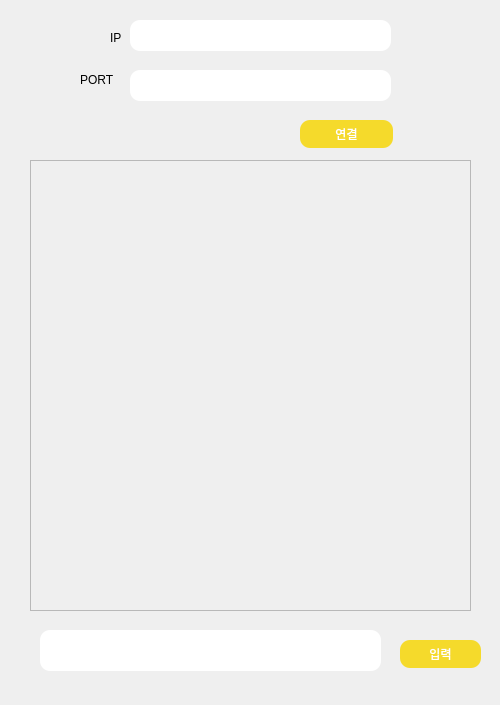
<?xml version="1.0" encoding="UTF-8"?>
<ui version="4.0">
 <class>Form</class>
 <widget class="QWidget" name="Form">
  <property name="geometry">
   <rect>
    <x>0</x>
    <y>0</y>
    <width>500</width>
    <height>705</height>
   </rect>
  </property>
  <property name="windowTitle">
   <string>Form</string>
  </property>
  <widget class="QStackedWidget" name="stackedWidget">
   <property name="geometry">
    <rect>
     <x>0</x>
     <y>0</y>
     <width>501</width>
     <height>701</height>
    </rect>
   </property>
   <property name="currentIndex">
    <number>4</number>
   </property>
   <widget class="QWidget" name="page1">
    <widget class="QLabel" name="label_back_4">
     <property name="geometry">
      <rect>
       <x>0</x>
       <y>0</y>
       <width>521</width>
       <height>701</height>
      </rect>
     </property>
     <property name="text">
      <string/>
     </property>
     <property name="pixmap">
      <pixmap>../../Desktop/back3.jpg</pixmap>
     </property>
    </widget>
    <widget class="QLabel" name="PassWord_label">
     <property name="geometry">
      <rect>
       <x>50</x>
       <y>330</y>
       <width>101</width>
       <height>20</height>
      </rect>
     </property>
     <property name="text">
      <string>PassWord</string>
     </property>
    </widget>
    <widget class="QLineEdit" name="input_PassWord">
     <property name="geometry">
      <rect>
       <x>130</x>
       <y>330</y>
       <width>261</width>
       <height>31</height>
      </rect>
     </property>
     <property name="styleSheet">
      <string notr="true">QLineEdit
{
    background-color:  rgb(255, 255, 255);
	border-radius: 10px;
}

</string>
     </property>
     <property name="echoMode">
      <enum>QLineEdit::PasswordEchoOnEdit</enum>
     </property>
    </widget>
    <widget class="QLabel" name="ID_label">
     <property name="geometry">
      <rect>
       <x>110</x>
       <y>290</y>
       <width>64</width>
       <height>15</height>
      </rect>
     </property>
     <property name="text">
      <string>ID</string>
     </property>
    </widget>
    <widget class="QPushButton" name="btn_login">
     <property name="geometry">
      <rect>
       <x>270</x>
       <y>380</y>
       <width>111</width>
       <height>31</height>
      </rect>
     </property>
     <property name="styleSheet">
      <string notr="true">QPushButton{
	font: 13pt &quot;맑은 고딕&quot;;
	color: rgb(255, 255, 255);
    background-color: rgb(245, 218, 43);
	border: 0px;
	border-radius: 10px;
}

</string>
     </property>
     <property name="text">
      <string>login</string>
     </property>
    </widget>
    <widget class="QLineEdit" name="input_ID">
     <property name="geometry">
      <rect>
       <x>130</x>
       <y>280</y>
       <width>261</width>
       <height>31</height>
      </rect>
     </property>
     <property name="styleSheet">
      <string notr="true">QLineEdit
{
    background-color:  rgb(255, 255, 255);
	border-radius: 10px;
}

</string>
     </property>
    </widget>
    <widget class="QPushButton" name="btn_join">
     <property name="geometry">
      <rect>
       <x>270</x>
       <y>430</y>
       <width>111</width>
       <height>31</height>
      </rect>
     </property>
     <property name="styleSheet">
      <string notr="true">QPushButton{
	font: 13pt &quot;맑은 고딕&quot;;
	color: rgb(255, 255, 255);
    background-color: rgb(245, 218, 43);
	border: 0px;
	border-radius: 10px;
}

</string>
     </property>
     <property name="text">
      <string>join</string>
     </property>
    </widget>
   </widget>
   <widget class="QWidget" name="page2">
    <widget class="QLabel" name="label_back_2">
     <property name="geometry">
      <rect>
       <x>0</x>
       <y>0</y>
       <width>521</width>
       <height>701</height>
      </rect>
     </property>
     <property name="text">
      <string/>
     </property>
     <property name="pixmap">
      <pixmap>../../Desktop/back3.jpg</pixmap>
     </property>
    </widget>
    <widget class="QLabel" name="ID_label_2">
     <property name="geometry">
      <rect>
       <x>90</x>
       <y>260</y>
       <width>64</width>
       <height>15</height>
      </rect>
     </property>
     <property name="text">
      <string>ID</string>
     </property>
    </widget>
    <widget class="QLabel" name="PassWord_label_2">
     <property name="geometry">
      <rect>
       <x>30</x>
       <y>300</y>
       <width>101</width>
       <height>20</height>
      </rect>
     </property>
     <property name="text">
      <string>PassWord</string>
     </property>
    </widget>
    <widget class="QPushButton" name="btn_join_2">
     <property name="geometry">
      <rect>
       <x>140</x>
       <y>490</y>
       <width>221</width>
       <height>41</height>
      </rect>
     </property>
     <property name="styleSheet">
      <string notr="true">QPushButton{
	font: 15pt &quot;맑은 고딕&quot;;
	color: rgb(255, 255, 255);
    background-color: rgb(245, 218, 43);
	border: 0px;
	border-radius: 10px;
}

</string>
     </property>
     <property name="text">
      <string>join</string>
     </property>
    </widget>
    <widget class="QLineEdit" name="input_ID_2">
     <property name="geometry">
      <rect>
       <x>110</x>
       <y>250</y>
       <width>231</width>
       <height>31</height>
      </rect>
     </property>
     <property name="styleSheet">
      <string notr="true">QLineEdit
{
    background-color:  rgb(255, 255, 255);
	border-radius: 10px;
}

</string>
     </property>
    </widget>
    <widget class="QLineEdit" name="input_PassWord_2">
     <property name="geometry">
      <rect>
       <x>110</x>
       <y>300</y>
       <width>231</width>
       <height>31</height>
      </rect>
     </property>
     <property name="styleSheet">
      <string notr="true">QLineEdit
{
    background-color:  rgb(255, 255, 255);
	border-radius: 10px;
}

</string>
     </property>
     <property name="echoMode">
      <enum>QLineEdit::PasswordEchoOnEdit</enum>
     </property>
    </widget>
    <widget class="QLineEdit" name="input_NicName_2">
     <property name="geometry">
      <rect>
       <x>110</x>
       <y>350</y>
       <width>231</width>
       <height>31</height>
      </rect>
     </property>
     <property name="styleSheet">
      <string notr="true">QLineEdit
{
    background-color:  rgb(255, 255, 255);
	border-radius: 10px;
}

</string>
     </property>
     <property name="echoMode">
      <enum>QLineEdit::PasswordEchoOnEdit</enum>
     </property>
    </widget>
    <widget class="QLabel" name="NicName_label">
     <property name="geometry">
      <rect>
       <x>40</x>
       <y>350</y>
       <width>101</width>
       <height>20</height>
      </rect>
     </property>
     <property name="text">
      <string>NicName</string>
     </property>
    </widget>
    <widget class="QPushButton" name="btn_id_check">
     <property name="geometry">
      <rect>
       <x>360</x>
       <y>250</y>
       <width>93</width>
       <height>28</height>
      </rect>
     </property>
     <property name="styleSheet">
      <string notr="true">QPushButton{
	font: 11pt &quot;맑은 고딕&quot;;
	color: rgb(255, 255, 255);
    background-color: rgb(245, 218, 43);
	border: 0px;
	border-radius: 10px;
}

</string>
     </property>
     <property name="text">
      <string>중복체크</string>
     </property>
    </widget>
    <widget class="QPushButton" name="btn_NicName_chack">
     <property name="geometry">
      <rect>
       <x>360</x>
       <y>350</y>
       <width>93</width>
       <height>28</height>
      </rect>
     </property>
     <property name="styleSheet">
      <string notr="true">QPushButton{
	font: 11pt &quot;맑은 고딕&quot;;
	color: rgb(255, 255, 255);
    background-color: rgb(245, 218, 43);
	border: 0px;
	border-radius: 10px;
}

</string>
     </property>
     <property name="text">
      <string>중복체크</string>
     </property>
    </widget>
   </widget>
   <widget class="QWidget" name="page3">
    <widget class="QLabel" name="label_back_5">
     <property name="geometry">
      <rect>
       <x>0</x>
       <y>0</y>
       <width>521</width>
       <height>701</height>
      </rect>
     </property>
     <property name="text">
      <string/>
     </property>
     <property name="pixmap">
      <pixmap>../../Desktop/back3.jpg</pixmap>
     </property>
    </widget>
   </widget>
   <widget class="QWidget" name="page4">
    <widget class="QLabel" name="label_back_3">
     <property name="geometry">
      <rect>
       <x>0</x>
       <y>0</y>
       <width>521</width>
       <height>701</height>
      </rect>
     </property>
     <property name="text">
      <string/>
     </property>
     <property name="pixmap">
      <pixmap>../../Desktop/back3.jpg</pixmap>
     </property>
    </widget>
    <widget class="QListView" name="listView">
     <property name="geometry">
      <rect>
       <x>10</x>
       <y>210</y>
       <width>471</width>
       <height>421</height>
      </rect>
     </property>
    </widget>
   </widget>
   <widget class="QWidget" name="page5">
    <widget class="QLineEdit" name="input_port">
     <property name="geometry">
      <rect>
       <x>130</x>
       <y>70</y>
       <width>261</width>
       <height>31</height>
      </rect>
     </property>
     <property name="styleSheet">
      <string notr="true">QLineEdit
{
    background-color:  rgb(255, 255, 255);
	border-radius: 10px;
}

</string>
     </property>
    </widget>
    <widget class="QLabel" name="label_back">
     <property name="geometry">
      <rect>
       <x>0</x>
       <y>0</y>
       <width>521</width>
       <height>701</height>
      </rect>
     </property>
     <property name="text">
      <string/>
     </property>
     <property name="pixmap">
      <pixmap>../../Desktop/back3.jpg</pixmap>
     </property>
    </widget>
    <widget class="QPushButton" name="btn_connect">
     <property name="geometry">
      <rect>
       <x>300</x>
       <y>120</y>
       <width>93</width>
       <height>28</height>
      </rect>
     </property>
     <property name="styleSheet">
      <string notr="true">QPushButton{
	font: 11pt &quot;맑은 고딕&quot;;
	color: rgb(255, 255, 255);
    background-color: rgb(245, 218, 43);
	border: 0px;
	border-radius: 10px;
}

</string>
     </property>
     <property name="text">
      <string>연결</string>
     </property>
    </widget>
    <widget class="QLineEdit" name="input_message">
     <property name="geometry">
      <rect>
       <x>40</x>
       <y>630</y>
       <width>341</width>
       <height>41</height>
      </rect>
     </property>
     <property name="styleSheet">
      <string notr="true">QLineEdit
{
    background-color:  rgb(255, 255, 255);
	border-radius: 10px;
}

</string>
     </property>
    </widget>
    <widget class="QLineEdit" name="input_ip">
     <property name="geometry">
      <rect>
       <x>130</x>
       <y>20</y>
       <width>261</width>
       <height>31</height>
      </rect>
     </property>
     <property name="styleSheet">
      <string notr="true">QLineEdit
{
    background-color:  rgb(255, 255, 255);
	border-radius: 10px;
}

</string>
     </property>
    </widget>
    <widget class="QLabel" name="label">
     <property name="geometry">
      <rect>
       <x>110</x>
       <y>30</y>
       <width>64</width>
       <height>15</height>
      </rect>
     </property>
     <property name="text">
      <string>IP</string>
     </property>
    </widget>
    <widget class="QPushButton" name="btn_send">
     <property name="geometry">
      <rect>
       <x>400</x>
       <y>640</y>
       <width>81</width>
       <height>28</height>
      </rect>
     </property>
     <property name="styleSheet">
      <string notr="true">QPushButton{
	font: 11pt &quot;맑은 고딕&quot;;
	color: rgb(255, 255, 255);
    background-color: rgb(245, 218, 43);
	border: 0px;
	border-radius: 10px;
}

</string>
     </property>
     <property name="text">
      <string>입력</string>
     </property>
    </widget>
    <widget class="QLabel" name="label_3">
     <property name="geometry">
      <rect>
       <x>80</x>
       <y>70</y>
       <width>101</width>
       <height>20</height>
      </rect>
     </property>
     <property name="text">
      <string>PORT</string>
     </property>
    </widget>
    <widget class="QPlainTextEdit" name="chats">
     <property name="enabled">
      <bool>false</bool>
     </property>
     <property name="geometry">
      <rect>
       <x>30</x>
       <y>160</y>
       <width>441</width>
       <height>451</height>
      </rect>
     </property>
    </widget>
    <zorder>label_back</zorder>
    <zorder>input_port</zorder>
    <zorder>btn_connect</zorder>
    <zorder>input_message</zorder>
    <zorder>input_ip</zorder>
    <zorder>label</zorder>
    <zorder>btn_send</zorder>
    <zorder>label_3</zorder>
    <zorder>chats</zorder>
   </widget>
  </widget>
 </widget>
 <resources/>
 <connections/>
</ui>
